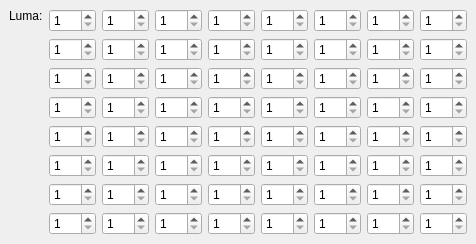
     <widget class="QWidget" name="tab_4" >
      <attribute name="title" >
       <string>Inter 8x8</string>
      </attribute>
      <layout class="QVBoxLayout" >
       <property name="margin" >
        <number>9</number>
       </property>
       <property name="spacing" >
        <number>6</number>
       </property>
       <item>
        <layout class="QHBoxLayout" >
         <property name="margin" >
          <number>0</number>
         </property>
         <property name="spacing" >
          <number>6</number>
         </property>
         <item>
          <layout class="QVBoxLayout" >
           <property name="margin" >
            <number>0</number>
           </property>
           <property name="spacing" >
            <number>6</number>
           </property>
           <item>
            <widget class="QLabel" name="label_8" >
             <property name="text" >
              <string>Luma:</string>
             </property>
            </widget>
           </item>
           <item>
            <spacer>
             <property name="orientation" >
              <enum>Qt::Vertical</enum>
             </property>
             <property name="sizeHint" >
              <size>
               <width>20</width>
               <height>40</height>
              </size>
             </property>
            </spacer>
           </item>
          </layout>
         </item>
         <item>
          <layout class="QGridLayout" >
           <property name="margin" >
            <number>0</number>
           </property>
           <property name="spacing" >
            <number>6</number>
           </property>
           <item row="4" column="7" >
            <widget class="QSpinBox" name="inter8x8Luma40SpinBox" >
             <property name="maximum" >
              <number>255</number>
             </property>
             <property name="minimum" >
              <number>1</number>
             </property>
            </widget>
           </item>
           <item row="6" column="6" >
            <widget class="QSpinBox" name="inter8x8Luma55SpinBox" >
             <property name="maximum" >
              <number>255</number>
             </property>
             <property name="minimum" >
              <number>1</number>
             </property>
            </widget>
           </item>
           <item row="5" column="7" >
            <widget class="QSpinBox" name="inter8x8Luma48SpinBox" >
             <property name="maximum" >
              <number>255</number>
             </property>
             <property name="minimum" >
              <number>1</number>
             </property>
            </widget>
           </item>
           <item row="2" column="5" >
            <widget class="QSpinBox" name="inter8x8Luma22SpinBox" >
             <property name="maximum" >
              <number>255</number>
             </property>
             <property name="minimum" >
              <number>1</number>
             </property>
            </widget>
           </item>
           <item row="4" column="0" >
            <widget class="QSpinBox" name="inter8x8Luma33SpinBox" >
             <property name="maximum" >
              <number>255</number>
             </property>
             <property name="minimum" >
              <number>1</number>
             </property>
            </widget>
           </item>
           <item row="7" column="3" >
            <widget class="QSpinBox" name="inter8x8Luma60SpinBox" >
             <property name="maximum" >
              <number>255</number>
             </property>
             <property name="minimum" >
              <number>1</number>
             </property>
            </widget>
           </item>
           <item row="3" column="6" >
            <widget class="QSpinBox" name="inter8x8Luma31SpinBox" >
             <property name="maximum" >
              <number>255</number>
             </property>
             <property name="minimum" >
              <number>1</number>
             </property>
            </widget>
           </item>
           <item row="3" column="7" >
            <widget class="QSpinBox" name="inter8x8Luma32SpinBox" >
             <property name="maximum" >
              <number>255</number>
             </property>
             <property name="minimum" >
              <number>1</number>
             </property>
            </widget>
           </item>
           <item row="7" column="7" >
            <widget class="QSpinBox" name="inter8x8Luma64SpinBox" >
             <property name="maximum" >
              <number>255</number>
             </property>
             <property name="minimum" >
              <number>1</number>
             </property>
            </widget>
           </item>
           <item row="0" column="4" >
            <widget class="QSpinBox" name="inter8x8Luma5SpinBox" >
             <property name="maximum" >
              <number>255</number>
             </property>
             <property name="minimum" >
              <number>1</number>
             </property>
            </widget>
           </item>
           <item row="0" column="1" >
            <widget class="QSpinBox" name="inter8x8Luma2SpinBox" >
             <property name="maximum" >
              <number>255</number>
             </property>
             <property name="minimum" >
              <number>1</number>
             </property>
            </widget>
           </item>
           <item row="1" column="1" >
            <widget class="QSpinBox" name="inter8x8Luma10SpinBox" >
             <property name="maximum" >
              <number>255</number>
             </property>
             <property name="minimum" >
              <number>1</number>
             </property>
            </widget>
           </item>
           <item row="0" column="3" >
            <widget class="QSpinBox" name="inter8x8Luma4SpinBox" >
             <property name="maximum" >
              <number>255</number>
             </property>
             <property name="minimum" >
              <number>1</number>
             </property>
            </widget>
           </item>
           <item row="0" column="7" >
            <widget class="QSpinBox" name="inter8x8Luma8SpinBox" >
             <property name="maximum" >
              <number>255</number>
             </property>
             <property name="minimum" >
              <number>1</number>
             </property>
            </widget>
           </item>
           <item row="3" column="4" >
            <widget class="QSpinBox" name="inter8x8Luma29SpinBox" >
             <property name="maximum" >
              <number>255</number>
             </property>
             <property name="minimum" >
              <number>1</number>
             </property>
            </widget>
           </item>
           <item row="3" column="0" >
            <widget class="QSpinBox" name="inter8x8Luma25SpinBox" >
             <property name="maximum" >
              <number>255</number>
             </property>
             <property name="minimum" >
              <number>1</number>
             </property>
            </widget>
           </item>
           <item row="0" column="0" >
            <widget class="QSpinBox" name="inter8x8Luma1SpinBox" >
             <property name="maximum" >
              <number>255</number>
             </property>
             <property name="minimum" >
              <number>1</number>
             </property>
            </widget>
           </item>
           <item row="6" column="4" >
            <widget class="QSpinBox" name="inter8x8Luma53SpinBox" >
             <property name="maximum" >
              <number>255</number>
             </property>
             <property name="minimum" >
              <number>1</number>
             </property>
            </widget>
           </item>
           <item row="0" column="2" >
            <widget class="QSpinBox" name="inter8x8Luma3SpinBox" >
             <property name="maximum" >
              <number>255</number>
             </property>
             <property name="minimum" >
              <number>1</number>
             </property>
            </widget>
           </item>
           <item row="6" column="1" >
            <widget class="QSpinBox" name="inter8x8Luma50SpinBox" >
             <property name="maximum" >
              <number>255</number>
             </property>
             <property name="minimum" >
              <number>1</number>
             </property>
            </widget>
           </item>
           <item row="1" column="6" >
            <widget class="QSpinBox" name="inter8x8Luma15SpinBox" >
             <property name="maximum" >
              <number>255</number>
             </property>
             <property name="minimum" >
              <number>1</number>
             </property>
            </widget>
           </item>
           <item row="7" column="1" >
            <widget class="QSpinBox" name="inter8x8Luma58SpinBox" >
             <property name="maximum" >
              <number>255</number>
             </property>
             <property name="minimum" >
              <number>1</number>
             </property>
            </widget>
           </item>
           <item row="0" column="5" >
            <widget class="QSpinBox" name="inter8x8Luma6SpinBox" >
             <property name="maximum" >
              <number>255</number>
             </property>
             <property name="minimum" >
              <number>1</number>
             </property>
            </widget>
           </item>
           <item row="6" column="7" >
            <widget class="QSpinBox" name="inter8x8Luma56SpinBox" >
             <property name="maximum" >
              <number>255</number>
             </property>
             <property name="minimum" >
              <number>1</number>
             </property>
            </widget>
           </item>
           <item row="1" column="2" >
            <widget class="QSpinBox" name="inter8x8Luma11SpinBox" >
             <property name="maximum" >
              <number>255</number>
             </property>
             <property name="minimum" >
              <number>1</number>
             </property>
            </widget>
           </item>
           <item row="6" column="0" >
            <widget class="QSpinBox" name="inter8x8Luma49SpinBox" >
             <property name="maximum" >
              <number>255</number>
             </property>
             <property name="minimum" >
              <number>1</number>
             </property>
            </widget>
           </item>
           <item row="1" column="4" >
            <widget class="QSpinBox" name="inter8x8Luma13SpinBox" >
             <property name="maximum" >
              <number>255</number>
             </property>
             <property name="minimum" >
              <number>1</number>
             </property>
            </widget>
           </item>
           <item row="6" column="2" >
            <widget class="QSpinBox" name="inter8x8Luma51SpinBox" >
             <property name="maximum" >
              <number>255</number>
             </property>
             <property name="minimum" >
              <number>1</number>
             </property>
            </widget>
           </item>
           <item row="1" column="0" >
            <widget class="QSpinBox" name="inter8x8Luma9SpinBox" >
             <property name="maximum" >
              <number>255</number>
             </property>
             <property name="minimum" >
              <number>1</number>
             </property>
            </widget>
           </item>
           <item row="7" column="6" >
            <widget class="QSpinBox" name="inter8x8Luma63SpinBox" >
             <property name="maximum" >
              <number>255</number>
             </property>
             <property name="minimum" >
              <number>1</number>
             </property>
            </widget>
           </item>
           <item row="1" column="5" >
            <widget class="QSpinBox" name="inter8x8Luma14SpinBox" >
             <property name="maximum" >
              <number>255</number>
             </property>
             <property name="minimum" >
              <number>1</number>
             </property>
            </widget>
           </item>
           <item row="6" column="5" >
            <widget class="QSpinBox" name="inter8x8Luma54SpinBox" >
             <property name="maximum" >
              <number>255</number>
             </property>
             <property name="minimum" >
              <number>1</number>
             </property>
            </widget>
           </item>
           <item row="0" column="6" >
            <widget class="QSpinBox" name="inter8x8Luma7SpinBox" >
             <property name="maximum" >
              <number>255</number>
             </property>
             <property name="minimum" >
              <number>1</number>
             </property>
            </widget>
           </item>
           <item row="7" column="2" >
            <widget class="QSpinBox" name="inter8x8Luma59SpinBox" >
             <property name="maximum" >
              <number>255</number>
             </property>
             <property name="minimum" >
              <number>1</number>
             </property>
            </widget>
           </item>
           <item row="1" column="3" >
            <widget class="QSpinBox" name="inter8x8Luma12SpinBox" >
             <property name="maximum" >
              <number>255</number>
             </property>
             <property name="minimum" >
              <number>1</number>
             </property>
            </widget>
           </item>
           <item row="7" column="4" >
            <widget class="QSpinBox" name="inter8x8Luma61SpinBox" >
             <property name="maximum" >
              <number>255</number>
             </property>
             <property name="minimum" >
              <number>1</number>
             </property>
            </widget>
           </item>
           <item row="2" column="4" >
            <widget class="QSpinBox" name="inter8x8Luma21SpinBox" >
             <property name="maximum" >
              <number>255</number>
             </property>
             <property name="minimum" >
              <number>1</number>
             </property>
            </widget>
           </item>
           <item row="7" column="0" >
            <widget class="QSpinBox" name="inter8x8Luma57SpinBox" >
             <property name="maximum" >
              <number>255</number>
             </property>
             <property name="minimum" >
              <number>1</number>
             </property>
            </widget>
           </item>
           <item row="2" column="1" >
            <widget class="QSpinBox" name="inter8x8Luma18SpinBox" >
             <property name="maximum" >
              <number>255</number>
             </property>
             <property name="minimum" >
              <number>1</number>
             </property>
            </widget>
           </item>
           <item row="7" column="5" >
            <widget class="QSpinBox" name="inter8x8Luma62SpinBox" >
             <property name="maximum" >
              <number>255</number>
             </property>
             <property name="minimum" >
              <number>1</number>
             </property>
            </widget>
           </item>
           <item row="3" column="1" >
            <widget class="QSpinBox" name="inter8x8Luma26SpinBox" >
             <property name="maximum" >
              <number>255</number>
             </property>
             <property name="minimum" >
              <number>1</number>
             </property>
            </widget>
           </item>
           <item row="2" column="3" >
            <widget class="QSpinBox" name="inter8x8Luma20SpinBox" >
             <property name="maximum" >
              <number>255</number>
             </property>
             <property name="minimum" >
              <number>1</number>
             </property>
            </widget>
           </item>
           <item row="2" column="7" >
            <widget class="QSpinBox" name="inter8x8Luma24SpinBox" >
             <property name="maximum" >
              <number>255</number>
             </property>
             <property name="minimum" >
              <number>1</number>
             </property>
            </widget>
           </item>
           <item row="2" column="0" >
            <widget class="QSpinBox" name="inter8x8Luma17SpinBox" >
             <property name="maximum" >
              <number>255</number>
             </property>
             <property name="minimum" >
              <number>1</number>
             </property>
            </widget>
           </item>
           <item row="1" column="7" >
            <widget class="QSpinBox" name="inter8x8Luma16SpinBox" >
             <property name="maximum" >
              <number>255</number>
             </property>
             <property name="minimum" >
              <number>1</number>
             </property>
            </widget>
           </item>
           <item row="2" column="2" >
            <widget class="QSpinBox" name="inter8x8Luma19SpinBox" >
             <property name="maximum" >
              <number>255</number>
             </property>
             <property name="minimum" >
              <number>1</number>
             </property>
            </widget>
           </item>
           <item row="4" column="4" >
            <widget class="QSpinBox" name="inter8x8Luma37SpinBox" >
             <property name="maximum" >
              <number>255</number>
             </property>
             <property name="minimum" >
              <number>1</number>
             </property>
            </widget>
           </item>
           <item row="3" column="2" >
            <widget class="QSpinBox" name="inter8x8Luma27SpinBox" >
             <property name="maximum" >
              <number>255</number>
             </property>
             <property name="minimum" >
              <number>1</number>
             </property>
            </widget>
           </item>
           <item row="4" column="1" >
            <widget class="QSpinBox" name="inter8x8Luma34SpinBox" >
             <property name="maximum" >
              <number>255</number>
             </property>
             <property name="minimum" >
              <number>1</number>
             </property>
            </widget>
           </item>
           <item row="4" column="3" >
            <widget class="QSpinBox" name="inter8x8Luma36SpinBox" >
             <property name="maximum" >
              <number>255</number>
             </property>
             <property name="minimum" >
              <number>1</number>
             </property>
            </widget>
           </item>
           <item row="3" column="5" >
            <widget class="QSpinBox" name="inter8x8Luma30SpinBox" >
             <property name="maximum" >
              <number>255</number>
             </property>
             <property name="minimum" >
              <number>1</number>
             </property>
            </widget>
           </item>
           <item row="5" column="1" >
            <widget class="QSpinBox" name="inter8x8Luma42SpinBox" >
             <property name="maximum" >
              <number>255</number>
             </property>
             <property name="minimum" >
              <number>1</number>
             </property>
            </widget>
           </item>
           <item row="2" column="6" >
            <widget class="QSpinBox" name="inter8x8Luma23SpinBox" >
             <property name="maximum" >
              <number>255</number>
             </property>
             <property name="minimum" >
              <number>1</number>
             </property>
            </widget>
           </item>
           <item row="4" column="2" >
            <widget class="QSpinBox" name="inter8x8Luma35SpinBox" >
             <property name="maximum" >
              <number>255</number>
             </property>
             <property name="minimum" >
              <number>1</number>
             </property>
            </widget>
           </item>
           <item row="3" column="3" >
            <widget class="QSpinBox" name="inter8x8Luma28SpinBox" >
             <property name="maximum" >
              <number>255</number>
             </property>
             <property name="minimum" >
              <number>1</number>
             </property>
            </widget>
           </item>
           <item row="5" column="6" >
            <widget class="QSpinBox" name="inter8x8Luma47SpinBox" >
             <property name="maximum" >
              <number>255</number>
             </property>
             <property name="minimum" >
              <number>1</number>
             </property>
            </widget>
           </item>
           <item row="4" column="5" >
            <widget class="QSpinBox" name="inter8x8Luma38SpinBox" >
             <property name="maximum" >
              <number>255</number>
             </property>
             <property name="minimum" >
              <number>1</number>
             </property>
            </widget>
           </item>
           <item row="5" column="2" >
            <widget class="QSpinBox" name="inter8x8Luma43SpinBox" >
             <property name="maximum" >
              <number>255</number>
             </property>
             <property name="minimum" >
              <number>1</number>
             </property>
            </widget>
           </item>
           <item row="6" column="3" >
            <widget class="QSpinBox" name="inter8x8Luma52SpinBox" >
             <property name="maximum" >
              <number>255</number>
             </property>
             <property name="minimum" >
              <number>1</number>
             </property>
            </widget>
           </item>
           <item row="5" column="4" >
            <widget class="QSpinBox" name="inter8x8Luma45SpinBox" >
             <property name="maximum" >
              <number>255</number>
             </property>
             <property name="minimum" >
              <number>1</number>
             </property>
            </widget>
           </item>
           <item row="5" column="0" >
            <widget class="QSpinBox" name="inter8x8Luma41SpinBox" >
             <property name="maximum" >
              <number>255</number>
             </property>
             <property name="minimum" >
              <number>1</number>
             </property>
            </widget>
           </item>
           <item row="5" column="5" >
            <widget class="QSpinBox" name="inter8x8Luma46SpinBox" >
             <property name="maximum" >
              <number>255</number>
             </property>
             <property name="minimum" >
              <number>1</number>
             </property>
            </widget>
           </item>
           <item row="4" column="6" >
            <widget class="QSpinBox" name="inter8x8Luma39SpinBox" >
             <property name="maximum" >
              <number>255</number>
             </property>
             <property name="minimum" >
              <number>1</number>
             </property>
            </widget>
           </item>
           <item row="5" column="3" >
            <widget class="QSpinBox" name="inter8x8Luma44SpinBox" >
             <property name="maximum" >
              <number>255</number>
             </property>
             <property name="minimum" >
              <number>1</number>
             </property>
            </widget>
           </item>
          </layout>
         </item>
        </layout>
       </item>
      </layout>
     </widget>
